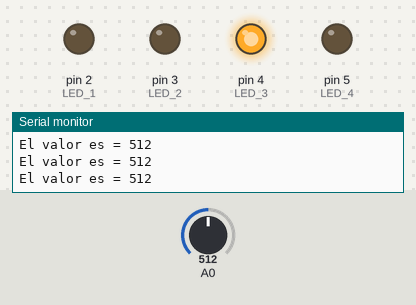
Recording of a sketch running on a simulated Arduino Uno, built with avr-gcc and run on an emulated ATmega328P. On the bench: output pins drawn as LEDs (lit = HIGH), the last lines printed to the serial monitor. Inputs (shaded band) come from the test bench; at power-on: A0 = 512.

Above: at 1.2 s.
1.3 s: A0 set to 497
At 2.5 s:
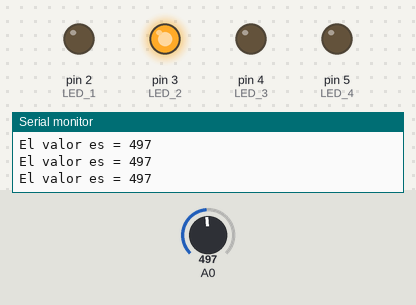
2.8 s: A0 set to 273
5.8 s: A0 set to 247
At 6.3 s:
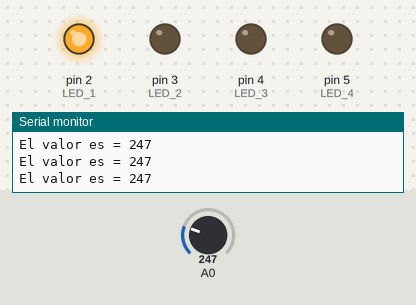
7.3 s: A0 set to 1023
At 8.5 s:
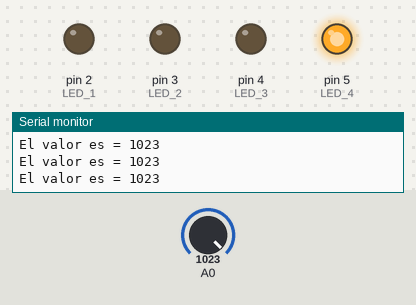
8.8 s: A0 set to 774
10.3 s: A0 set to 758
At 11.0 s:
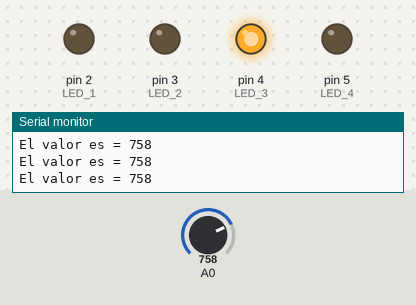
Timing chart, 0 to 12.8 s (numbered marks = the images above; inputs shaded):
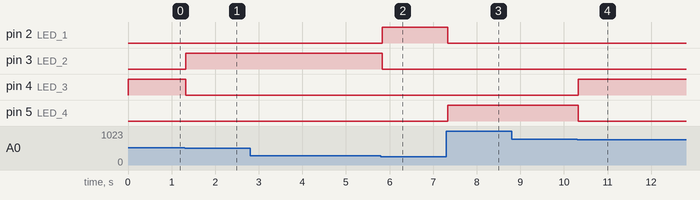

The sketch:

PotenciometroLEDS.ino
```cpp
//Variable donde almacenaremos el valor del potenciometro
long valor;

//Declaramos los pins de los LEDs
int LED_1 = 2;
int LED_2 = 3;
int LED_3 = 4;
int LED_4 = 5;

void setup() {
  //Inicializamos la comunicación serial
  Serial.begin(9600);

  //Escribimos por el monitor serie mensaje de inicio
  Serial.println("Inicio de sketch - valores del potenciometro");

  pinMode(LED_1, OUTPUT);
  pinMode(LED_2, OUTPUT);
  pinMode(LED_3, OUTPUT);
  pinMode(LED_4, OUTPUT);
}

void loop() {
  // leemos del pin A0 valor
  valor = analogRead(A0);

  //Imprimimos por el monitor serie
  Serial.print("El valor es = ");
  Serial.println(valor);

  if(valor >= 0 && valor <=255)
  {
      digitalWrite(LED_1, HIGH);
      digitalWrite(LED_2, LOW);
      digitalWrite(LED_3, LOW);
      digitalWrite(LED_4, LOW);
  }

  if (valor >= 256 && valor <=511)
  {
      digitalWrite(LED_1, LOW);
      digitalWrite(LED_2, HIGH);
      digitalWrite(LED_3, LOW);
      digitalWrite(LED_4, LOW);
  }

  if (valor >= 512 && valor <=767)
  {
      digitalWrite(LED_1, LOW);
      digitalWrite(LED_2, LOW);
      digitalWrite(LED_3, HIGH);
      digitalWrite(LED_4, LOW);
    }

  if (valor >= 768 && valor <=1023)
  {
      digitalWrite(LED_1, LOW);
      digitalWrite(LED_2, LOW);
      digitalWrite(LED_3, LOW);
      digitalWrite(LED_4, HIGH);
   }
}
```

Measured:
- the behaviour switches between 512 and 511 on A0 (found by bisection; images 0 and 1)
- the behaviour switches between 256 and 255 on A0 (found by bisection; images 1 and 2)
- the behaviour switches between 768 and 767 on A0 (found by bisection; images 3 and 4)
- after the input at 1.3 s, pin 3 (LED_2): LOW → HIGH at once; pin 4 (LED_3): HIGH → LOW at once
- after the input at 5.8 s, pin 2 (LED_1): LOW → HIGH at once; pin 3 (LED_2): HIGH → LOW at once
- after the input at 7.3 s, pin 2 (LED_1): HIGH → LOW at once; pin 5 (LED_4): LOW → HIGH at once
- after the input at 10.3 s, pin 4 (LED_3): LOW → HIGH at once; pin 5 (LED_4): HIGH → LOW at once
